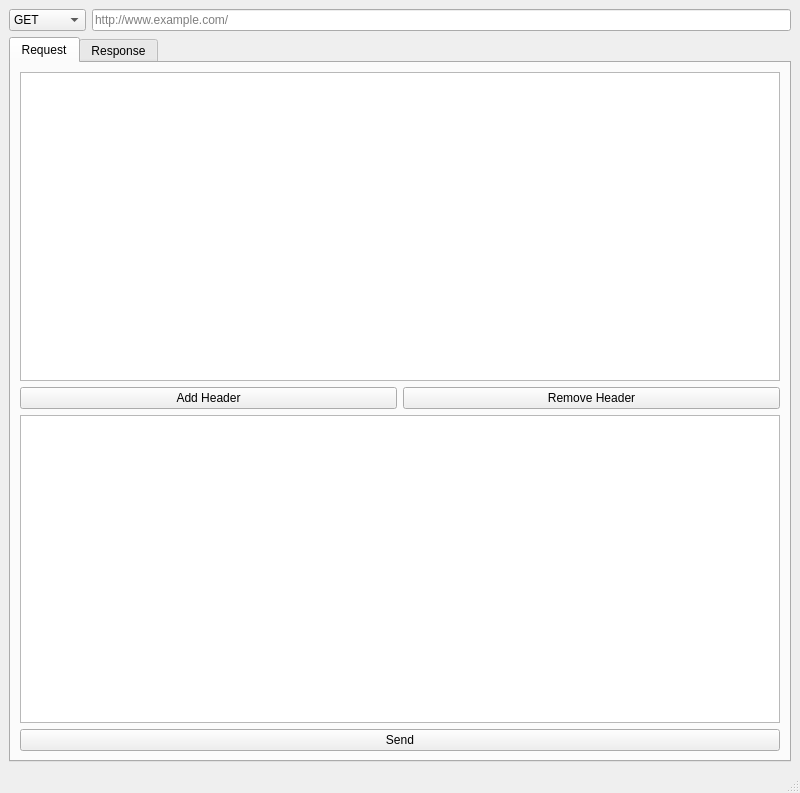
<?xml version="1.0" encoding="UTF-8"?>
<ui version="4.0">
 <class>MainWindow</class>
 <widget class="QMainWindow" name="MainWindow">
  <property name="geometry">
   <rect>
    <x>0</x>
    <y>0</y>
    <width>800</width>
    <height>793</height>
   </rect>
  </property>
  <property name="windowTitle">
   <string>MainWindow</string>
  </property>
  <widget class="QWidget" name="centralwidget">
   <layout class="QVBoxLayout" name="verticalLayout">
    <item>
     <layout class="QHBoxLayout" name="horizontalLayout">
      <item>
       <widget class="QComboBox" name="requestMethod_comboBox">
        <property name="editable">
         <bool>false</bool>
        </property>
        <item>
         <property name="text">
          <string>GET</string>
         </property>
        </item>
        <item>
         <property name="text">
          <string>POST</string>
         </property>
        </item>
        <item>
         <property name="text">
          <string>PUT</string>
         </property>
        </item>
        <item>
         <property name="text">
          <string>PATCH</string>
         </property>
        </item>
        <item>
         <property name="text">
          <string>DELETE</string>
         </property>
        </item>
        <item>
         <property name="text">
          <string>HEAD</string>
         </property>
        </item>
       </widget>
      </item>
      <item>
       <widget class="QLineEdit" name="requestUrl_lineEdit">
        <property name="placeholderText">
         <string>http://www.example.com/</string>
        </property>
       </widget>
      </item>
     </layout>
    </item>
    <item>
     <widget class="QTabWidget" name="tabWidget">
      <property name="enabled">
       <bool>true</bool>
      </property>
      <property name="currentIndex">
       <number>0</number>
      </property>
      <widget class="QWidget" name="request_tab">
       <attribute name="title">
        <string>Request</string>
       </attribute>
       <layout class="QVBoxLayout" name="verticalLayout_8">
        <item>
         <widget class="QTableView" name="requestHeaders_tableView">
          <property name="alternatingRowColors">
           <bool>true</bool>
          </property>
          <attribute name="horizontalHeaderStretchLastSection">
           <bool>true</bool>
          </attribute>
          <attribute name="verticalHeaderVisible">
           <bool>false</bool>
          </attribute>
         </widget>
        </item>
        <item>
         <layout class="QHBoxLayout" name="horizontalLayout_2">
          <item>
           <widget class="QPushButton" name="requestAddHeader_pushButton">
            <property name="text">
             <string>Add Header</string>
            </property>
           </widget>
          </item>
          <item>
           <widget class="QPushButton" name="requestRemoveHeader_pushButton">
            <property name="text">
             <string>Remove Header</string>
            </property>
           </widget>
          </item>
         </layout>
        </item>
        <item>
         <widget class="QPlainTextEdit" name="requestBody_plainTextEdit">
          <property name="font">
           <font>
            <family>Adwaita Mono</family>
            <bold>true</bold>
           </font>
          </property>
          <property name="plainText">
           <string/>
          </property>
         </widget>
        </item>
        <item>
         <widget class="QPushButton" name="requestSend_pushButton">
          <property name="text">
           <string>Send</string>
          </property>
         </widget>
        </item>
       </layout>
      </widget>
      <widget class="QWidget" name="response_tab">
       <property name="enabled">
        <bool>true</bool>
       </property>
       <attribute name="title">
        <string>Response</string>
       </attribute>
       <layout class="QVBoxLayout" name="verticalLayout_9">
        <item>
         <widget class="QLabel" name="responseStatus_label">
          <property name="text">
           <string/>
          </property>
         </widget>
        </item>
        <item>
         <widget class="QTableView" name="responseHeaders_tableView">
          <property name="alternatingRowColors">
           <bool>true</bool>
          </property>
          <attribute name="horizontalHeaderStretchLastSection">
           <bool>true</bool>
          </attribute>
          <attribute name="verticalHeaderVisible">
           <bool>false</bool>
          </attribute>
         </widget>
        </item>
        <item>
         <widget class="QPlainTextEdit" name="responseBody_plainTextEdit">
          <property name="enabled">
           <bool>true</bool>
          </property>
          <property name="font">
           <font>
            <family>Adwaita Mono</family>
            <bold>true</bold>
           </font>
          </property>
         </widget>
        </item>
       </layout>
      </widget>
     </widget>
    </item>
   </layout>
  </widget>
  <widget class="QMenuBar" name="menubar">
   <property name="geometry">
    <rect>
     <x>0</x>
     <y>0</y>
     <width>800</width>
     <height>28</height>
    </rect>
   </property>
  </widget>
  <widget class="QStatusBar" name="statusbar"/>
 </widget>
 <resources/>
 <connections/>
</ui>
